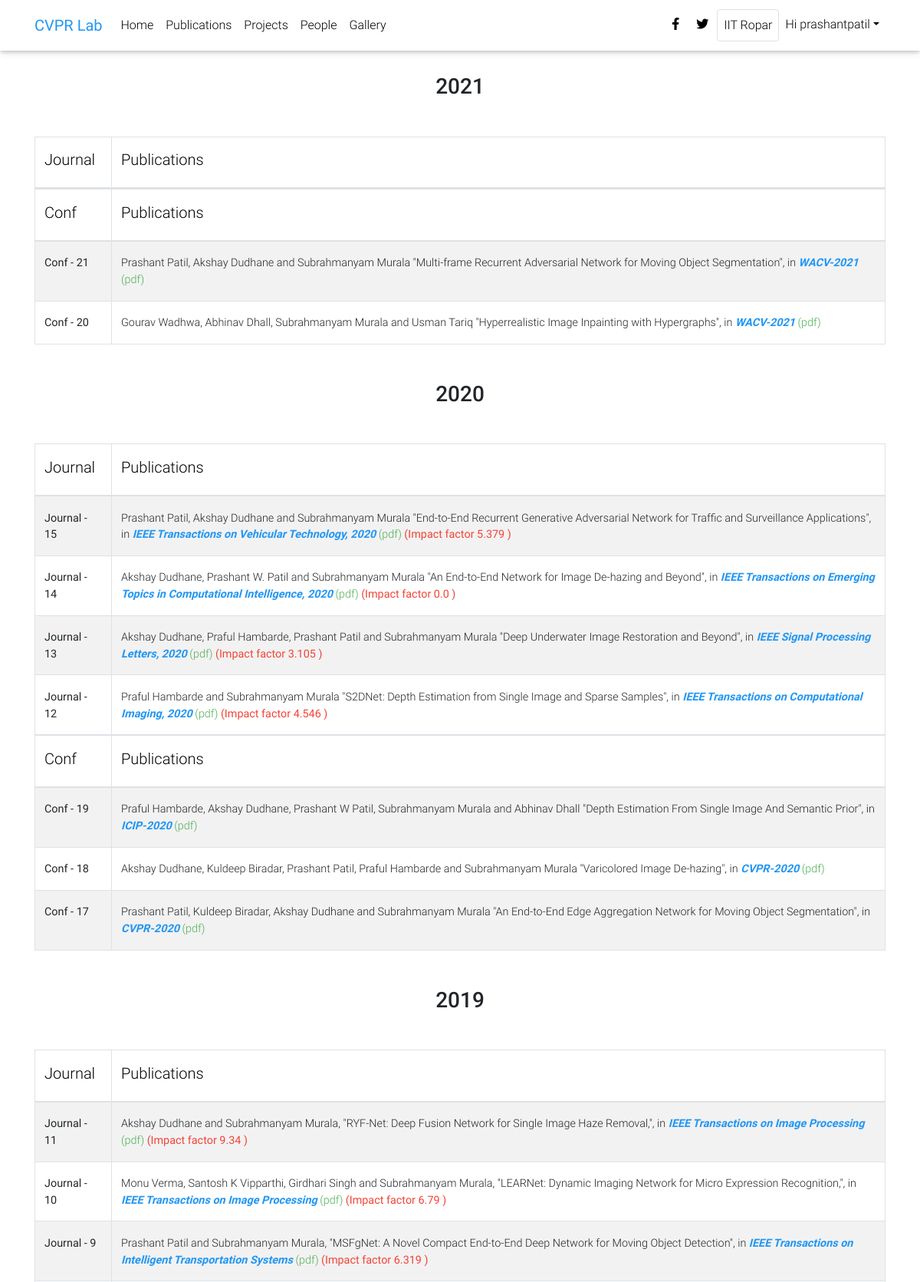
The app's page /publications/ (signed in, upper part) with its own data.
### labsite/models.py (models this page shows, shortened)
class Publication(models.Model):
    title = models.CharField(max_length=500)
    authors = models.CharField(max_length=500)
    type = models.CharField(max_length=100, choices=[('Conf', 'Conference'), ('Journal', 'Journal')])
    publisher = models.CharField(max_length=100)
    date = models.DateField(default=datetime.datetime.now)
    pdf = models.CharField(max_length=1000, blank=True, default='')
    code = models.CharField(max_length=1000, blank=True, default='')
    impact_factor = models.FloatField(max_length=5, blank=True, default='')

### labsite/views.py (the view)
# urls.py: url(r'^publications/$', views.publications, name='publications'),
def publications(request):
    pubs = Publication.objects.all().order_by('-date')
    total_conf = Publication.objects.filter(type='Conf').count()
    total_journal = Publication.objects.filter(type='Journal').count()
    year_wise = {}
    for pub in pubs:
        key = str(pub.date.year)
        if key not in year_wise.keys():
            year_wise[key] = {'Journal':[], 'Conf':[]}
            if pub.type == 'Conf':
                year_wise[key]['Conf'].append({'pub':pub,'num':total_conf})
                total_conf-=1
            else:
                year_wise[key]['Journal'].append({'pub':pub,'num':total_journal})
                total_journal-=1
        else:
            if pub.type == 'Conf':
                year_wise[key]['Conf'].append({'pub':pub,'num':total_conf})
                total_conf-=1
            else:
                year_wise[key]['Journal'].append({'pub':pub,'num':total_journal})
                total_journal-=1
    return render(request, template_name='labsite/publications.html', context={'year_wise': year_wise})

### labsite/templates/labsite/publications.html
{% extends 'labsite/base.html' %}
{% load static %}
{% block content %}
    <main class="mt-5 pt-5">
            {% for year, pubs in year_wise.items %}
                <div class="container">
                <h1 class="h3 text-center mb-5">{{ year }}</h1>
                {% for type_,publications in pubs.items %}
                <div vlass="'row">
                          <table class="table table-bordered table-striped mb-0">
                            <thead>
                              <tr>
                                <th scope="col" width="100px"><h5 class="black-text">{{ type_ }}</h5></th>
                                <th scope="col"><h5 class="black-text">Publications</h5></th>
                              </tr>
                            </thead>
                            <tbody>
                            {% for pub in publications %}
                              <tr>
                                <th scope="row">{{ pub.pub.type }} - {{ pub.num }}</th>
                                {% if pub.pub.type == 'Journal' %}
                                    <td >
                                    {{ pub.pub.authors }} "{{ pub.pub.title }}", in <i class="blue-text font-weight-bold">{{ pub.pub.publisher }}</i>{{ pub.pub.year }}<a class="green-text" href="{{ pub.pub.pdf }}"> (pdf)</a> <b class="red-text"> (Impact factor {{ pub.pub.impact_factor }} )</b>
                                    </td>
                                {% else %}
                                    <td >
                                    {{ pub.pub.authors }} "{{ pub.pub.title }}", in <i class="blue-text font-weight-bold">{{ pub.pub.publisher }}</i>{{ pub.pub.year }}<a class="green-text" href="{{ pub.pub.pdf }}"> (pdf)</a>
                                    </td>
                                {% endif %}
                              </tr>
                            {% endfor %}
                            </tbody>
                          </table>
                </div>
                {% endfor %}
                <br>
                </div>
                <br>
            {% endfor %}
    </main>
{% endblock %}

### labsite/templates/labsite/base.html (shortened to what this page needs)
<!DOCTYPE html>
<html lang="en">
<head>
    {% load static %}
    <link rel="stylesheet" href="https://use.fontawesome.com/releases/v5.8.2/css/all.css">
    <link href="{% static 'labsite/css/bootstrap.min.css' %}" rel="stylesheet">
    <link href="{% static 'labsite/css/mdb.min.css' %}" rel="stylesheet">
    <link href="{% static 'labsite/css/style.min.css' %}" rel="stylesheet">
</head>
<body style="height: 100%">
    <header>
        <nav class="navbar fixed-top navbar-expand-lg navbar-light white scrolling-navbar">
            <div class="container">
                <a class="navbar-brand waves-effect" href="{% url 'index' %}" >
                    <strong class="blue-text">CVPR Lab</strong>
                </a>
                <div class="collapse navbar-collapse" id="navbarSupportedContent">
                    <ul class="navbar-nav mr-auto">
                        <li class="nav-item">
                            <a class="nav-link waves-effect" href="{% url 'index' %}">Home
                            </a>
                        </li>
                        <li class="nav-item">
                            <a class="nav-link waves-effect" href="{% url 'publications' %}" >Publications</a>
                        </li>
                        <li class="nav-item">
                            <a class="nav-link waves-effect" href="{% url 'projects' %}" >Projects</a>
                        </li>
                        <li class="nav-item">
                            <a class="nav-link waves-effect" href="{% url 'members' %}" >People</a>
                        </li>
                        <li class="nav-item">
                            <a class="nav-link waves-effect" href="{% url 'gallery' %}" >Gallery</a>
                        </li>
                    </ul>
                    <ul class="navbar-nav nav-flex-icons">
                        <li class="nav-item">
                            <a href="https://www.facebook.com/iitrpr" class="nav-link waves-effect" target="_blank">
                                <i class="fab fa-facebook-f"></i>
                            </a>
                        </li>
                        <li class="nav-item">
                            <a href="https://twitter.com/iitrpr?ref_src=twsrc%5Egoogle%7Ctwcamp%5Eserp%7Ctwgr%5Eauthor" class="nav-link waves-effect" target="_blank">
                                <i class="fab fa-twitter"></i>
                            </a>
                        </li>
                        <li class="nav-item">
                            <a href="http://www.iitrpr.ac.in/" class="nav-link border border-light rounded waves-effect"
                                target="_blank">
                                IIT Ropar
                            </a>
                        </li>
                        {% if user.is_authenticated %}
                          <li class="nav-item dropdown">
                            <a class="nav-link dropdown-toggle" id="navbarDropdownMenuLink" data-toggle="dropdown"
                              aria-haspopup="true" aria-expanded="false">Hi {{ user.username }}</a>
                          </li>
                        {% endif %}
                    </ul>
                </div>
            </div>
        </nav>
    </header>
{% block content %}
{% endblock %}
</body>
</html>

### records on screen
Publication: pub.type "Conf", num "21", pub.authors "Prashant Patil, Akshay Dudhane and Subrahmanyam Murala", pub "Multi-frame Recurrent Adversarial Network for Moving Object Segmentation", pub.publisher "WACV-2021"
Publication: pub.type "Conf", num "20", pub.authors "Gourav Wadhwa, Abhinav Dhall, Subrahmanyam Murala and Usman Tariq", pub "Hyperrealistic Image Inpainting with Hypergraphs", pub.publisher "WACV-2021"
Publication: pub.type "Journal", num "15", pub.authors "Prashant Patil, Akshay Dudhane and Subrahmanyam Murala", pub "End-to-End Recurrent Generative Adversarial Network for Traffic and Surveillance Applications", pub.publisher "IEEE Transactions on Vehicular Technology, 2020", pub.impact_factor "5.379"
Publication: pub.type "Journal", num "14", pub.authors "Akshay Dudhane, Prashant W. Patil and Subrahmanyam Murala", pub "An End-to-End Network for Image De-hazing and Beyond", pub.publisher "IEEE Transactions on Emerging Topics in Computational Intelligence, 2020", pub.impact_factor "0.0"
Publication: pub.type "Journal", num "13", pub.authors "Akshay Dudhane, Praful Hambarde, Prashant Patil and Subrahmanyam Murala", pub "Deep Underwater Image Restoration and Beyond", pub.publisher "IEEE Signal Processing Letters, 2020", pub.impact_factor "3.105"
Publication: pub.type "Journal", num "12", pub.authors "Praful Hambarde and Subrahmanyam Murala", pub "S2DNet: Depth Estimation from Single Image and Sparse Samples", pub.publisher "IEEE Transactions on Computational Imaging, 2020", pub.impact_factor "4.546"
Publication: pub.type "Conf", num "19", pub.authors "Praful Hambarde, Akshay Dudhane, Prashant W Patil, Subrahmanyam Murala and Abhinav Dhall", pub "Depth Estimation From Single Image And Semantic Prior", pub.publisher "ICIP-2020"
Publication: pub.type "Conf", num "18", pub.authors "Akshay Dudhane, Kuldeep Biradar, Prashant Patil, Praful Hambarde and Subrahmanyam Murala", pub "Varicolored Image De-hazing", pub.publisher "CVPR-2020"
Publication: pub.type "Conf", num "17", pub.authors "Prashant Patil, Kuldeep Biradar, Akshay Dudhane and Subrahmanyam Murala", pub "An End-to-End Edge Aggregation Network for Moving Object Segmentation", pub.publisher "CVPR-2020"
Publication: pub.type "Journal", num "11", pub.authors "Akshay Dudhane and Subrahmanyam Murala,", pub "RYF-Net: Deep Fusion Network for Single Image Haze Removal,", pub.publisher "IEEE Transactions on Image Processing", pub.impact_factor "9.34"
Publication: pub.type "Journal", num "10", pub.authors "Monu Verma, Santosh K Vipparthi, Girdhari Singh and Subrahmanyam Murala,", pub "LEARNet: Dynamic Imaging Network for Micro Expression Recognition,", pub.publisher "IEEE Transactions on Image Processing", pub.impact_factor "6.79"
Publication: pub.type "Journal", num "9", pub.authors "Prashant Patil and Subrahmanyam Murala,", pub "MSFgNet: A Novel Compact End-to-End Deep Network for Moving Object Detection", pub.publisher "IEEE Transactions on Intelligent Transportation Systems", pub.impact_factor "6.319"

### other values on screen
{{ user.username }} "prashantpatil"
{{ year }} "2021" "2020" "2019"
{{ type_ }} "Journal" "Conf" "Journal" "Conf" "Journal"
